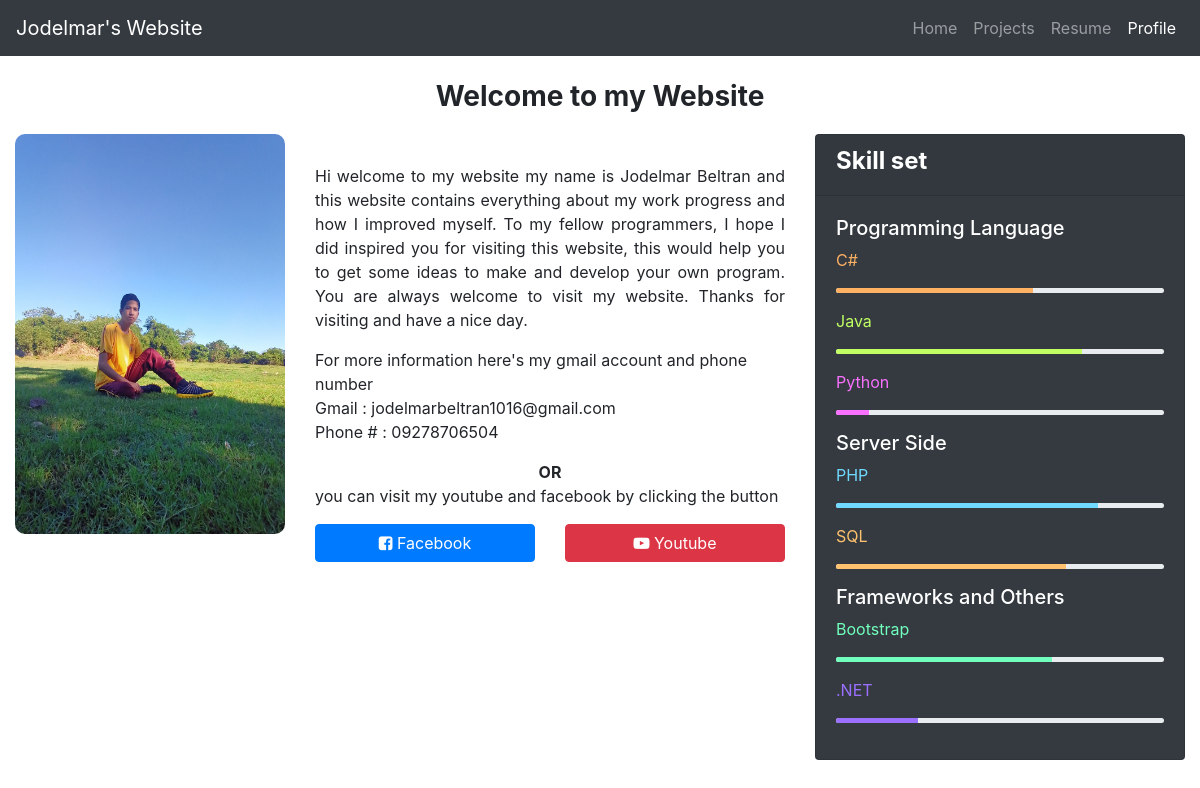
The app's page /profile.php with its own data.
### tables this page shows
CREATE TABLE `profile` (
  `profile_id` int(10) NOT NULL,
  `profile_pic` varchar(255) DEFAULT NULL,
  `gmail` varchar(255) DEFAULT NULL,
  `phone` varchar(20) DEFAULT NULL,
  `facebook` varchar(255) DEFAULT NULL,
  `youtube` varchar(255) DEFAULT NULL
);

CREATE TABLE `skills` (
  `id` int(100) NOT NULL,
  `name` varchar(255) DEFAULT NULL,
  `percent` int(100) DEFAULT NULL,
  `category` varchar(255) DEFAULT NULL
);

### profile.php (the view, shortened to what this page needs)
<?php
    include("config.php");
?>
<!DOCTYPE html>
<html lang="en">
<head>
    <link rel="stylesheet" href="https://cdn.jsdelivr.net/npm/bootstrap@4.6.0/dist/css/bootstrap.min.css">
    <link rel="stylesheet" href="https://cdnjs.cloudflare.com/ajax/libs/font-awesome/4.7.0/css/font-awesome.min.css">
</head>
<body>
    <nav class="navbar navbar-expand-lg fixed-top navbar-dark bg-dark">
        <a class="navbar-brand" href="#">Jodelmar's Website</a>
        <div class="collapse navbar-collapse" id="navbarTogglerDemo02">
            <ul class="navbar-nav ml-auto mt-2 mt-lg-0">
                <li class="nav-item">
                    <a class="nav-link" href="index.php">Home <span class="sr-only">(current)</span></a>
                </li>
                <li class="nav-item">
                    <a class="nav-link" href="projects.php">Projects</a>
                </li>
                <li class="nav-item">
                    <a class="nav-link" href="resume.php">Resume</a>
                </li>
                <li class="nav-item active">
                    <a class="nav-link" href="profile.php">Profile</a>
                </li>
            </ul>
        </div>
    </nav>
    <?php
        $sql="SELECT * FROM profile WHERE profile_id=1";
        $stmt=$conn->query($sql);
        $row=$stmt->fetch(PDO::FETCH_ASSOC);
    ?>
    <div class="container-fluid" style="margin-top: 80px;">
        <h3 class="text-center head"><b>Welcome to my Website</b></h3>
        <div class="row text-center">
            <div class="col-md-3">
                <img src="upload/<?php echo $row['profile_pic']; ?>" alt="" class="pic">
            </div>
            <div class="col-md-5">
                <p class="text-justify" style="margin-top: 30px;">
                    Hi welcome to my website my name is Jodelmar Beltran and this website
                    contains everything about my work progress and how I improved myself.
                    To my fellow programmers, I hope I did inspired you for visiting this website,
                    this would help you to get some ideas to make and develop your own program.
                    You are always welcome to visit my website. Thanks for visiting and have a nice day.
                </p>
                <p class="text-left">
                    For more information here's my gmail account and phone number<br>
                    Gmail : <?php echo $row['gmail']; ?><br>
                    Phone # : <?php echo $row['phone']; ?>
                </p>
                <div>
                    <b>OR</b>
                    <p class="text-left">you can visit my youtube and facebook by clicking the button</p>
                </div>
                <div class="row">
                    <div class="col"><a href="<?php echo $row['facebook'] ?>" role="button" class="btn btn-primary w-100"><i class="fa fa-facebook-square"></i> Facebook</a></div>
                    <div class="col"><a href="<?php echo $row['youtube'] ?>" role="button" class="btn btn-danger w-100"><i class="fa fa-youtube-play"></i> Youtube</a></div>
                </div>
                <br>
            </div>
            <div class="col-md-4">
                <div class="card text-left bg-dark text-white">
                    <div class="card-header">
                        <h4 class="font-weight-bold">Skill set</h4>
                    </div>
                    <div class="card-body">
                        <h5>Programming Language</h5>
                        <?php
                            $arr=array("#ffb163","#c1ff63","#fa70ff","#70fffa","#7aff70");
                            $sql="SELECT * FROM skills WHERE category='PL'";
                            $stmt=$conn->query($sql);
                            $temp=0;
                            while($row=$stmt->fetch(PDO::FETCH_ASSOC)){
                        ?>
                        <div class="form-group">
                            <p style="color: <?php echo $arr[$temp]; ?>;"><?php echo $row['name']; ?></p>
                            <div class="progress" style="height: 5px;">
                                <div class="progress-bar" role="progressbar" style="width: <?php echo $row['percent']; ?>%; background-color: <?php echo $arr[$temp]; ?>;" aria-valuemin="0" aria-valuemax="100"></div>
                            </div>
                        </div>
                        <?php
                                $temp+=1;
                            }
                        ?>
                        <h5 style="margin-top: 15px;">Server Side</h5>
                        <?php
                            $arr=array("#70d9ff","#ffc370","#ff70e0","#ff7070","#70ffbc");
                            $sql="SELECT * FROM skills WHERE category='Server Side'";
                            $stmt=$conn->query($sql);
                            $temp=0;
                            while($row=$stmt->fetch(PDO::FETCH_ASSOC)){
                        ?>
                        <div class="form-group">
                            <p style="color: <?php echo $arr[$temp]; ?>;"><?php echo $row['name']; ?></p>
                            <div class="progress" style="height: 5px;">
                                <div class="progress-bar" role="progressbar" style="width: <?php echo $row['percent']; ?>%; background-color: <?php echo $arr[$temp]; ?>;" aria-valuemin="0" aria-valuemax="100"></div>
                            </div>
                        </div>
                        <?php
                                $temp+=1;
                            }
                        ?>
                        <h5 style="margin-top: 15px;">Frameworks and Others</h5>
                        <?php
                            $arr=array("#70ffbc","#9b70ff","#c8ff70","#70cfff","#ff70cf");
                            $sql="SELECT * FROM skills WHERE category='Frameworks'";
                            $stmt=$conn->query($sql);
                            $temp=0;
                            while($row=$stmt->fetch(PDO::FETCH_ASSOC)){
                        ?>
                        <div class="form-group">
                            <p style="color: <?php echo $arr[$temp]; ?>;"><?php echo $row['name']; ?></p>
                            <div class="progress" style="height: 5px;">
                                <div class="progress-bar" role="progressbar" style="width: <?php echo $row['percent']; ?>%; background-color: <?php echo $arr[$temp]; ?>;" aria-valuemin="0" aria-valuemax="100"></div>
                            </div>
                        </div>
                        <?php
                                $temp+=1;
                            }
                        ?>
                    </div>
                </div>
            </div>
        </div>
    </div>
</body>
</html>

### profile.php (style rules this page uses)
.head { margin-top: 20px; margin-bottom: 20px; }
.pic { width: 100%; height: 400px; border-radius: 10px; }

### records on screen
profile: profile_pic (picture), gmail "jodelmarbeltran1016@gmail.com", phone "09278706504"
skills: name "C#", percent 60 (drawn)
skills: name "Java", percent 75 (drawn)
skills: name "Python", percent 10 (drawn)
skills: name "PHP", percent 80 (drawn)
skills: name "SQL", percent 70 (drawn)
skills: name "Bootstrap", percent 66 (drawn)
skills: name ".NET", percent 25 (drawn)
